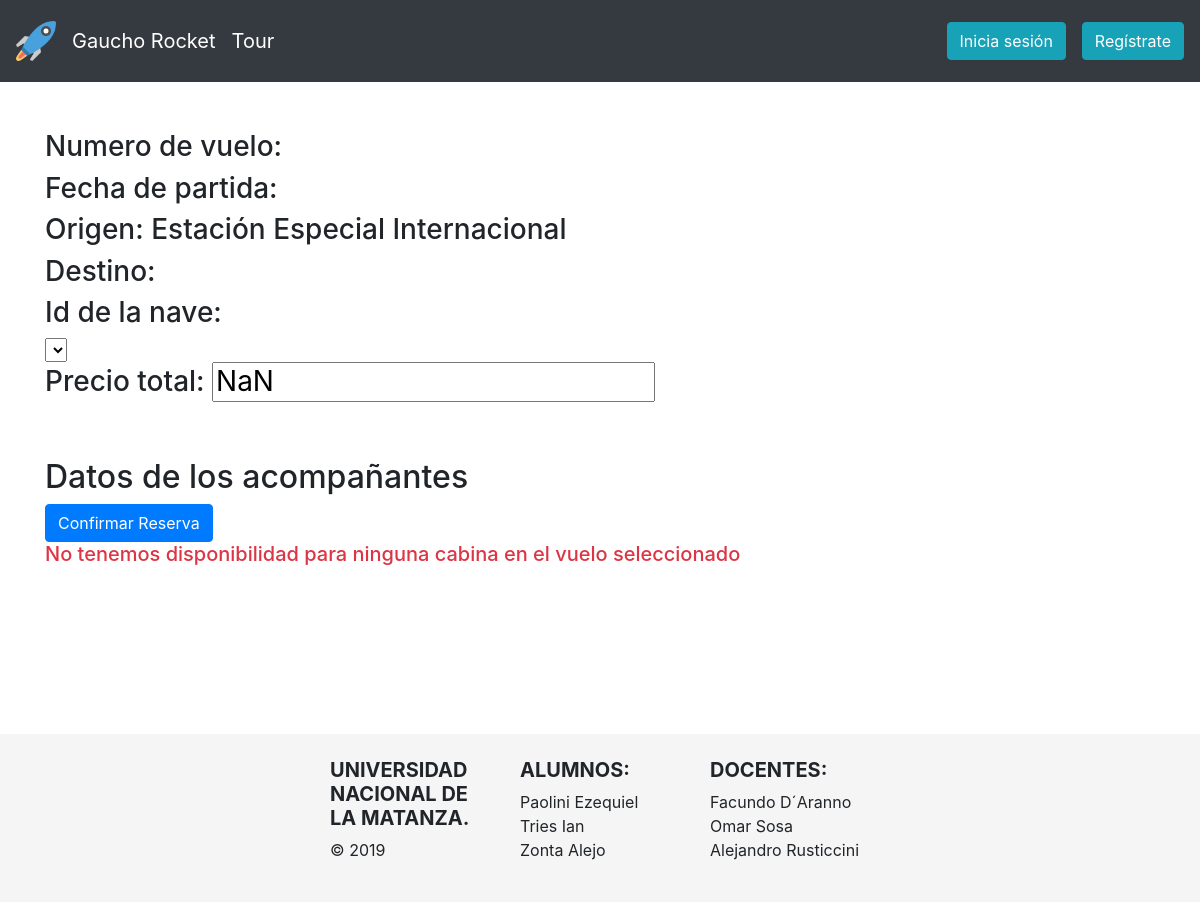
The app's page /reserva.php?origen=3, older data.
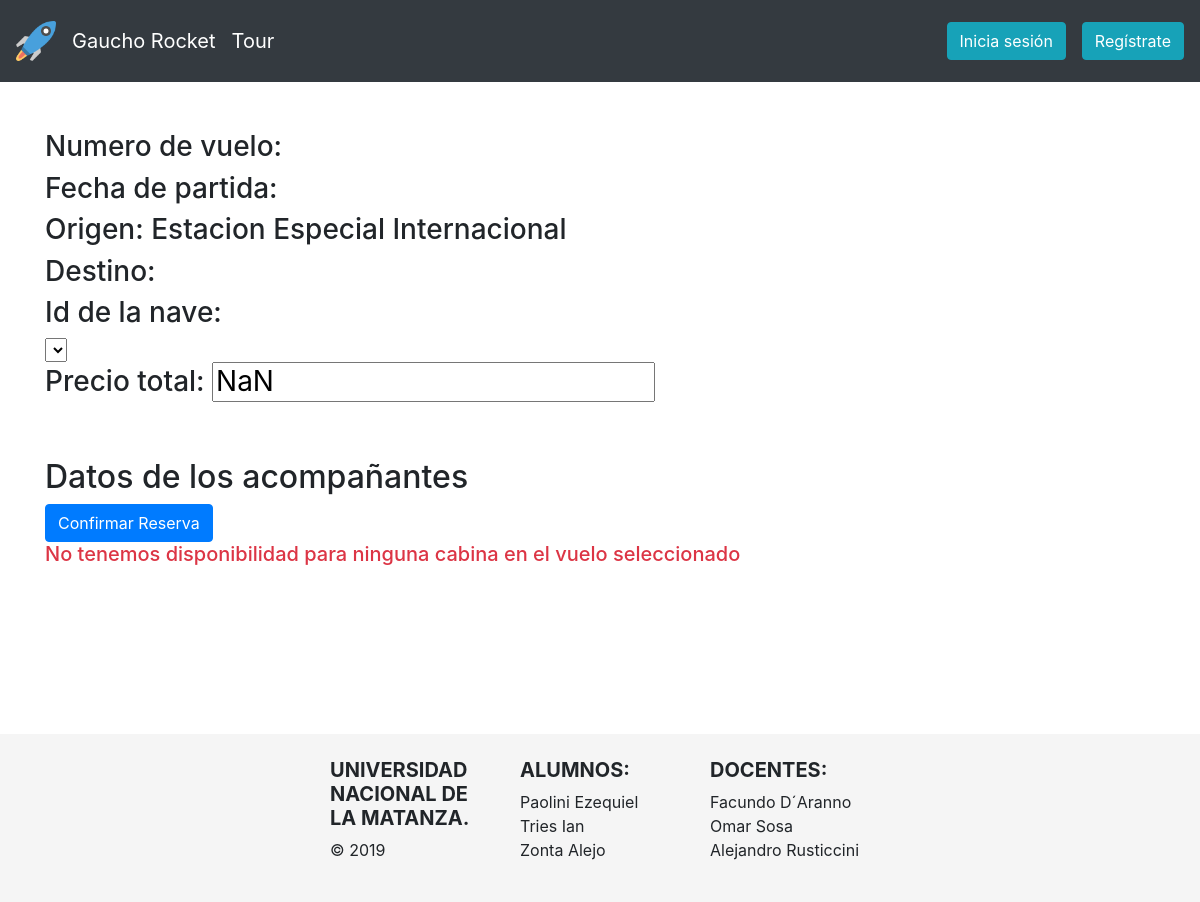
The same page, newer data.
### tables this page shows
CREATE TABLE estacion(
    idEstacion INT AUTO_INCREMENT,
    nombreEstacion NVARCHAR(50) UNIQUE,
    PRIMARY KEY(idEstacion)
);

### helpers/Query.php (called while the page is built, shortened)
<?php
class Query{
    public function consulta($columnas, $tablas, $condiciones){
        $conn = $this->establecerConexion();
        if($condiciones != ""){
            $sql = "SELECT " . $columnas . " FROM " . $tablas . " WHERE " . $condiciones;
        } else {
            $sql = "SELECT " . $columnas . " FROM " . $tablas;
        }
        $result = $conn->query($sql);
        if ($result->num_rows > 0) {
            while($row = $result->fetch_assoc()){
                $entradas[] = $row;
           }
        } else {
            $entradas = null;
        }
        return $entradas;
    }
    private function establecerConexion(){
        $conn = getConexion();
        return $conn;
    }
}
?>

### reserva.php (the view, shortened to what this page needs)
<?php
    $idOrigen = $_GET['origen'];
    $idDestino = $_GET['destino'];
    $fechaDesde = $_GET['fechaDesde'];
    $idVuelo= $_GET['idVuelo'];
    $idNave= $_GET['id_nave'];
    $query = new Query();
    $result = $query->consulta("nombreEstacion", "estacion", "idEstacion = '$idOrigen'");
    $nombreOrigen = $result[0]['nombreEstacion'];
    $result = $query->consulta("nombreEstacion", "estacion", "idEstacion = '$idDestino'");
    $nombreDestino = $result[0]['nombreEstacion'];
    $error = "";
?>
<!DOCTYPE html>
<html lang="en">
<head>
</head>
<body>
    <?php include_once($_SERVER["DOCUMENT_ROOT"] . "/TP-PW2/Vistas/header.php"); ?>
    <div class="container">
        <form id="form-confirmar-reserva" action="./Endpoints/confirmarReserva.php" method="get">
            <h3>Numero de vuelo: <?php echo $idVuelo; ?></h3>
            <h3>Fecha de partida: <?php echo $fechaDesde ;?></h3>
            <h3>Origen: <?php echo $nombreOrigen ;?></h3>
            <h3>Destino: <?php echo $nombreDestino ;?></h3>
            <h3>Id de la nave: <?php echo $idNave;?></h3>
            <select name="idCabina" id="select-cabina">
                <?php
                    $hayLugarEnElVuelo = false;
                    if(!$hayLugarEnElVuelo){
                        $error = "<h5 class='text-danger'>No tenemos disponibilidad para ninguna cabina en el vuelo seleccionado</h5>";
                    }
                ?>
            </select>
            <h3>Precio total: <input id="precio-total" class="" name="montoReserva"></h3>
            <br><br>
        </form>
        <h2>Datos de los acompañantes</h2>
        <button id="confirmar-reserva" class="btn btn-primary">Confirmar Reserva</button>
        <?php echo $error; ?>
    </div>
    <?php include_once($_SERVER["DOCUMENT_ROOT"] . "/TP-PW2/Vistas/footer.php"); ?>
</body>
</html>

Row changes from the older to the newer data that the page shows:
changed estacion: nombreEstacion "Estación Especial Internacional" → "Estacion Especial Internacional"
